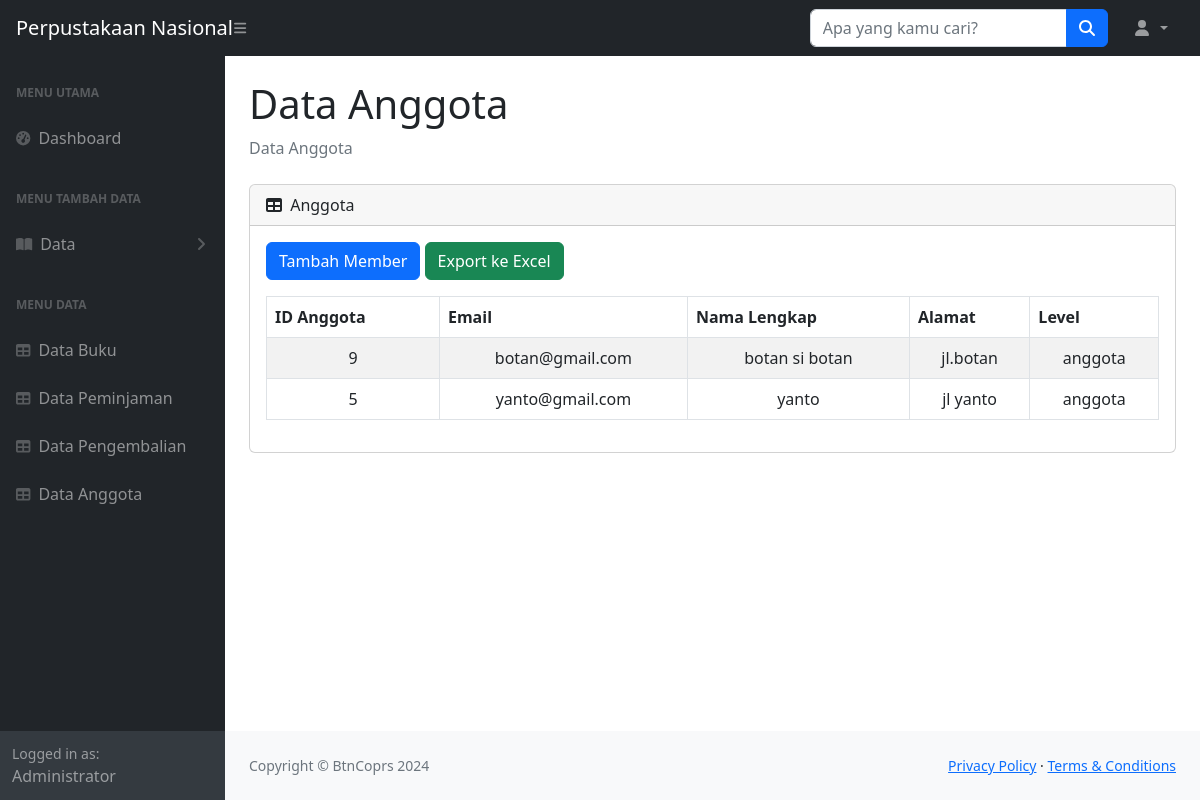
The page /dashboard/anggota.php on the database its author committed.
### tables this page shows
CREATE TABLE `anggota` (
  `id_anggota` int(10) NOT NULL,
  `email` varchar(255) NOT NULL,
  `nama_lengkap` varchar(255) NOT NULL,
  `alamat` text NOT NULL,
  `level` varchar(255) NOT NULL
);

### dashboard/anggota.php (the view, shortened to what this page needs)
<?php
include_once("../config/koneksi.php");
$result = mysqli_query($mysqli, "SELECT id_anggota, email, nama_lengkap, alamat, level FROM anggota ORDER BY id_anggota DESC");
?>
<!DOCTYPE html>
<html lang="en">
<head>
    <link href="https://cdn.jsdelivr.net/npm/simple-datatables@7.1.2/dist/style.min.css" rel="stylesheet" />
    <link href="../css/styles.css" rel="stylesheet" />
</head>
<body class="sb-nav-fixed">
    <nav class="sb-topnav navbar navbar-expand navbar-dark bg-dark">
        <a class="navbar-brand ps-3" href="../buku1.php">Perpustakaan Nasional</a>
        <button class="btn btn-link btn-sm order-1 order-lg-0 me-4 me-lg-0" id="sidebarToggle" href="#!">
            <i class="fas fa-bars"></i>
        </button>
        <form class="d-none d-md-inline-block form-inline ms-auto me-0 me-md-3 my-2 my-md-0">
            <div class="input-group">
                <input class="form-control" type="text" placeholder="Apa yang kamu cari?" aria-label="Apa yang kamu cari?" aria-describedby="btnNavbarSearch" />
                <button class="btn btn-primary" id="btnNavbarSearch" type="button">
                    <i class="fas fa-search"></i>
                </button>
            </div>
        </form>
        <ul class="navbar-nav ms-auto ms-md-0 me-3 me-lg-4">
            <li class="nav-item dropdown">
                <a class="nav-link dropdown-toggle" id="navbarDropdown" href="#" role="button" data-bs-toggle="dropdown" aria-expanded="false">
                    <i class="fas fa-user fa-fw"></i>
                </a>
            </li>
        </ul>
    </nav>
    <div id="layoutSidenav">
        <div id="layoutSidenav_nav">
            <nav class="sb-sidenav accordion sb-sidenav-dark" id="sidenavAccordion">
                <div class="sb-sidenav-menu">
                    <div class="nav">
                        <div class="sb-sidenav-menu-heading">Menu Utama</div>
                        <a class="nav-link" href="../buku1.php">
                            <div class="sb-nav-link-icon"><i class="fas fa-tachometer-alt"></i></div>
                            Dashboard
                        </a>
                        <div class="sb-sidenav-menu-heading">Menu Tambah Data</div>
                        <a class="nav-link collapsed" href="#" data-bs-toggle="collapse" data-bs-target="#collapsePages" aria-expanded="false" aria-controls="collapsePages">
                            <div class="sb-nav-link-icon"><i class="fas fa-book-open"></i></div>
                            Data
                            <div class="sb-sidenav-collapse-arrow"><i class="fas fa-angle-down"></i></div>
                        </a>
                        <div class="sb-sidenav-menu-heading">Menu Data</div>
                        <a class="nav-link" href="buku.php">
                            <div class="sb-nav-link-icon"><i class="fas fa-table"></i></div>
                            Data Buku
                        </a>
                        <a class="nav-link" href="perpustakan_pinjaman.php">
                            <div class="sb-nav-link-icon"><i class="fas fa-table"></i></div>
                            Data Peminjaman
                        </a>
                        <a class="nav-link" href="pengembalian.php">
                            <div class="sb-nav-link-icon"><i class="fas fa-table"></i></div>
                            Data Pengembalian
                        </a>
                        <a class="nav-link" href="anggota.php">
                            <div class="sb-nav-link-icon"><i class="fas fa-table"></i></div>
                            Data Anggota
                        </a>
                    </div>
                </div>
                <div class="sb-sidenav-footer">
                    <div class="small">Logged in as:</div>
                    Administrator
                </div>
            </nav>
        </div>
        <div id="layoutSidenav_content">
            <main>
                <div class="container-fluid px-4">
                    <h1 class="mt-4">Data Anggota</h1>
                    <ol class="breadcrumb mb-4">
                        <li class="breadcrumb-item active">Data Anggota</li>
                    </ol>
                    <div class="card mb-4">
                        <div class="card-header">
                            <i class="fas fa-table me-1"></i> Anggota
                        </div>
                        <div class="card-body">
                        <div class="mb-3">
                            <a class="btn btn-primary" href="add_anggota.php">Tambah Member</a>
                            <a class="btn btn-success" href="../assets/export_excel3.php">Export ke Excel</a>
                            </div>
                            <table id="datatablesSimple" class="table table-striped table-bordered">
                                <thead>
                                    <tr>
                                        <th>ID Anggota</th>
                                        <th>Email</th>
                                        <th>Nama Lengkap</th>
                                        <th>Alamat</th>
                                        <th>Level</th>
                                    </tr>
                                </thead>
                                <tbody>
                                <?php
                                    while ($user_data = mysqli_fetch_array($result)) {
                                        echo "<tr>";
                                        echo "<td class='text-center'>{$user_data['id_anggota']}</td>";
                                        echo "<td class='text-center'>{$user_data['email']}</td>";
                                        echo "<td class='text-center'>{$user_data['nama_lengkap']}</td>";
                                        echo "<td class='text-center'>{$user_data['alamat']}</td>";
                                        echo "<td class='text-center'>{$user_data['level']}</td>";
                                        echo "</tr>";
                                    }
                                ?>
                                </tbody>
                            </table>
                        </div>
                    </div>
                </div>
            </main>
            <footer class="py-4 bg-light mt-auto">
                <div class="container-fluid px-4">
                    <div class="d-flex align-items-center justify-content-between small">
                        <div class="text-muted">Copyright &copy; BtnCoprs 2024</div>
                        <div>
                            <a href="#">Privacy Policy</a>
                            &middot;
                            <a href="#">Terms & Conditions</a>
                        </div>
                    </div>
                </div>
            </footer>
        </div>
    </div>
</body>
</html>

### rows shown on the page
anggota: id_anggota "9", email "botan@gmail.com", nama_lengkap "botan si botan", alamat "jl.botan", level "anggota"
anggota: id_anggota "5", email "yanto@gmail.com", nama_lengkap "yanto", alamat "jl yanto", level "anggota"
